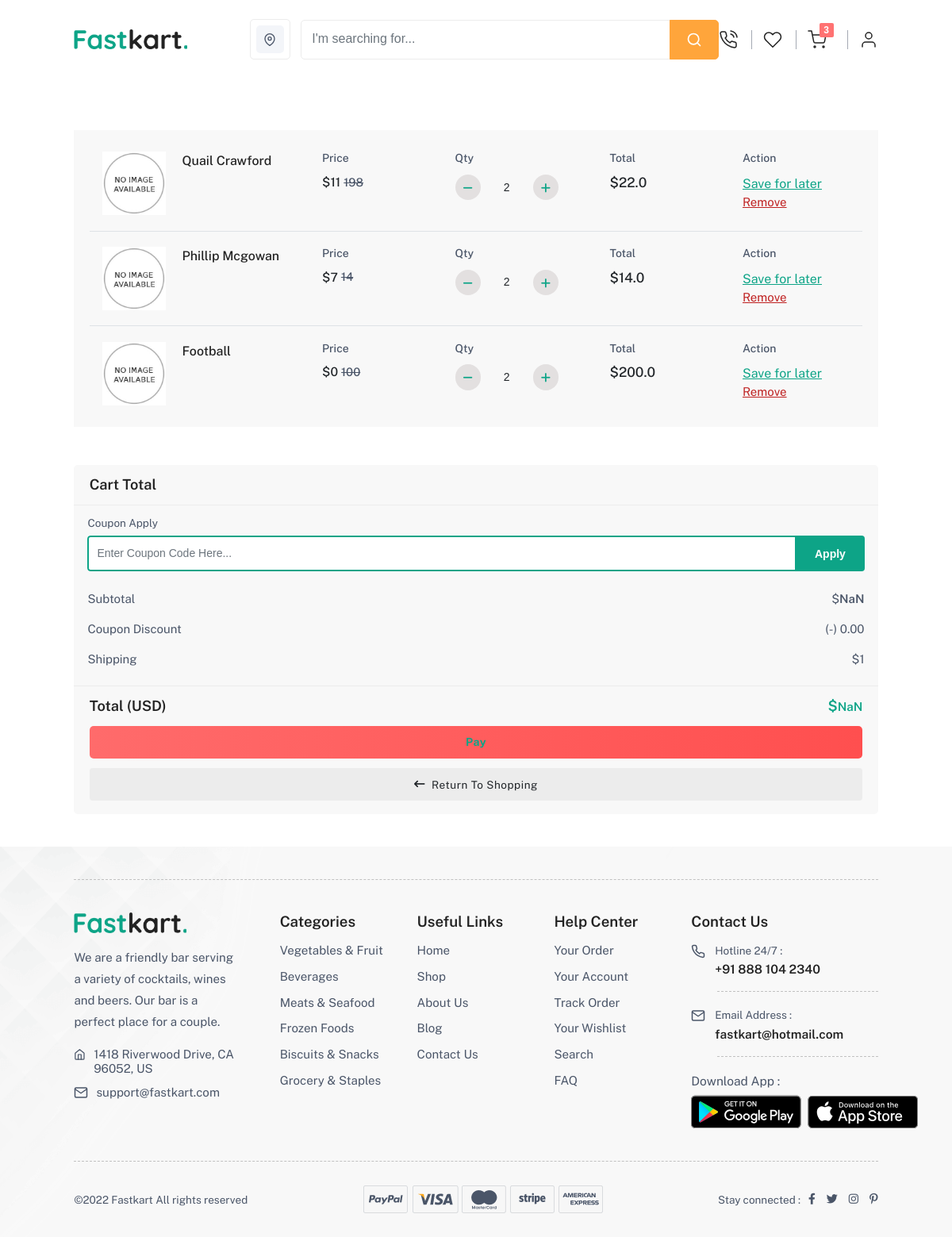
The app's page /cart/ (signed in) with its own data.
### shopSection/models.py (models this page shows, shortened)
class Cart(models.Model):
    user = models.ForeignKey(User, on_delete=models.CASCADE, null=True)
    product = models.ForeignKey(Product, on_delete=models.CASCADE, null=True)
    quantity = models.PositiveIntegerField(default=1)
    cartPrice = models.FloatField(default=0.00, null=True)

class Product(models.Model):
    name = models.CharField(max_length=100)
    category = models.ForeignKey(Category, on_delete=models.CASCADE)
    product_id = models.CharField(max_length=30 ,blank=True, null=True)
    quantity = models.PositiveIntegerField(default=1)
    discount = models.PositiveIntegerField(default=0)
    discount_price = models.PositiveIntegerField(default=0, editable=False)
    price = models.PositiveIntegerField()
    stock_status = models.BooleanField(default=True, blank=True, editable=False)
    product_pic = models.ImageField(upload_to='products/', default='product.jpg')
    description = models.TextField(null=True)
    location = models.ForeignKey(Location, on_delete=models.CASCADE, null=True)

### shopSection/views.py (the view)
# urls.py: path('cart/', views.cart, name="cart"),
def cart(request):
    cart_item = Cart.objects.filter(user=request.user)
    if request.user.is_authenticated:
        cart_items = Cart.objects.filter(user=request.user)[:3]
        cart_count = Cart.objects.filter(user=request.user).count()
    context = {
        'cart_item': cart_item,
        'cart_items': cart_items,
        'cart_count': cart_count,
    }
    return render(request, "cart.html", context)

### templates/cart.html (shortened to what this page needs)
{% extends "base.html" %}
{% load static  %}
{% block body %}
<section class="cart-section section-b-space">
    <div class="container-fluid-lg">
        <div class="row g-sm-5 g-3">
            <div class="col-xxl-9">
                <div class="cart-table">
                    <div class="table-responsive-xl">
                        <table class="table">
                            <tbody>
                            {% for ci in cart_item %}
                            <tr class="product-box-contain">
                                <td class="product-detail">
                                    <div class="product border-0">
                                        <a href="product-left-thumbnail.html" class="product-image">
                                            <img src="{{ci.product.product_pic.url}}"
                                                 class="img-fluid blur-up lazyload" alt="">
                                        </a>
                                        <div class="product-detail">
                                            <ul>
                                                <li class="name">
                                                    <a href="#">{{ci.product.name}}</a>
                                                </li>
                                                <li class="text-content"></li>
                                            </ul>
                                        </div>
                                    </div>
                                </td>
                                {% if ci.discount != 0 %}
                                <td class="price">
                                    <h4 class="table-title text-content">Price</h4>
                                    <h5>$<span id="price1">{{ci.product.discount_price}}</span>
                                        <del id="p" class="text-content">{{ci.product.price}}</del>
                                    </h5>
                                </td>
                                {% else %}
                                <td class="price">
                                    <h4 class="table-title text-content">Price</h4>
                                    <h5>$<span id="price">{{ci.product.price}}</span></h5>
                                    {% endif %}
                                <td id="quantity" class="quantity">
                                    <h4 class="table-title text-content">Qty</h4>
                                    <div class="quantity-price">
                                        <div class="cart_qty">
                                            <div class="input-group">
                                                <button type="button" class="btn qty-left-minus"
                                                        data-type="minus" data-field="">
                                                    <a class="qty-minus" data-id="{{ci.id}}"><i class="fa fa-minus ms-0"
                                                                                                aria-hidden="true"></a></i>
                                                </button>
                                                <input class="form-control input-number qty-input" type="text"
                                                       name="quantity" id="quantity" value="{{ci.quantity}}">
                                                <button type="button" class="btn qty-right-plus"
                                                        data-type="plus" data-field="">
                                                    <a class='qty-plus' data-id="{{ci.id}}"><i class="fa fa-plus ms-0"
                                                                                               aria-hidden="true"></i></a>
                                                </button>
                                            </div>
                                        </div>
                                    </div>
                                </td>
                                <td class="subtotal">
                                    <h4 class="table-title text-content">Total</h4>
                                    <h5>$<span class="productSubTotal">{{ci.cartPrice}}</span></h5>
                                </td>
                                <td class="save-remove">
                                    <h4 class="table-title text-content">Action</h4>
                                    <a class="save notifi-wishlist" href="javascript:void(0)">Save for later</a>
                                    <a class="remove close_button" data-id="{{ci.id}}">Remove</a>
                                </td>
                            </tr>
                            {% endfor %}
                            </tbody>
                        </table>
                    </div>
                </div>
            </div>
            <div class="col-xxl-3">
                <div class="summery-box p-sticky">
                    <div class="summery-header">
                        <h3>Cart Total</h3>
                    </div>
                    <div class="summery-contain">
                        <div class="coupon-cart">
                            <h6 class="text-content mb-2">Coupon Apply</h6>
                            <div class="mb-3 coupon-box input-group">
                                <input type="email" class="form-control" id="exampleFormControlInput1"
                                       placeholder="Enter Coupon Code Here...">
                                <button class="btn-apply">Apply</button>
                            </div>
                        </div>
                        <ul>
                            <li>
                                <h4>Subtotal</h4>
                                <h4 class="price">$<span class="priceTotal" id="priceTotal">125.65</span></h4>
                            </li>
                            <li>
                                <h4>Coupon Discount</h4>
                                <h4 class="price">(-) 0.00</h4>
                            </li>
                            <li class="align-items-start">
                                <h4>Shipping</h4>
                                <h4 class="price text-end">$1</h4>
                            </li>
                        </ul>
                    </div>
                    <form  method="GET">
                    <ul class="summery-total">
                        <li class="list-total border-top-0">
                            <h4>Total (USD)</h4>
                            <h4 class="price theme-color">$<span id="totalAmount" name = 'totalAmu'></span></h4>
                        </li>
                    </ul>
                    <div class="button-group cart-button">
                        <ul>
                            <li>
                                <button class="btn btn-animation proceed-btn fw-bold">
                                    <a href="{% url 'payment' %}">Pay</a>
                                </button>
                            </li>
                            <li>
                                <button onclick="location.href = 'index.html';"
                                        class="btn btn-light shopping-button text-dark">
                                    <i class="fa-solid fa-arrow-left-long"></i>Return To Shopping
                                </button>
                            </li>
                        </ul>
                    </div>
                        </form>
                </div>
            </div>
        </div>
    </div>
</section>
{% endblock %}

### records on screen
Cart: product.product_pic (picture), product.name "Quail Crawford", product.discount_price "11", product.price "198", quantity "2", cartPrice "22.0"
Cart: product.product_pic (picture), product.name "Phillip Mcgowan", product.discount_price "7", product.price "14", quantity "2", cartPrice "14.0"
Cart: product.product_pic (picture), product.name "Football", product.discount_price "0", product.price "100", quantity "2", cartPrice "200.0"

### other values on screen
{{ cart_count }} "3"
